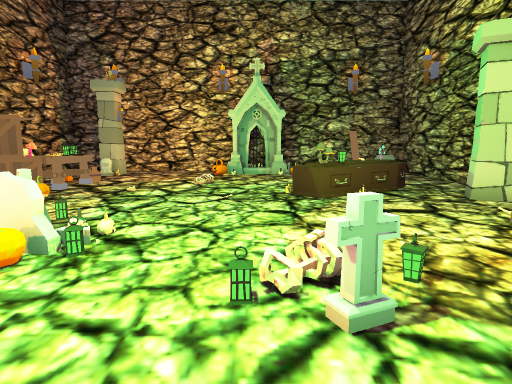
View 1 (above)

16 first-person views from a walk through a scene from a Unity 3-D project. The camera is 1.2 m above the floor, tilts 8° down and sees 75° across. The floor is counted in squares, 1 m on a side. Each view is taken from the middle of a square. On the plan, view 1 faces up. The plan holds only what a view shows up to about 14 squares ahead; the rest is blank. The player is left out.

View 2
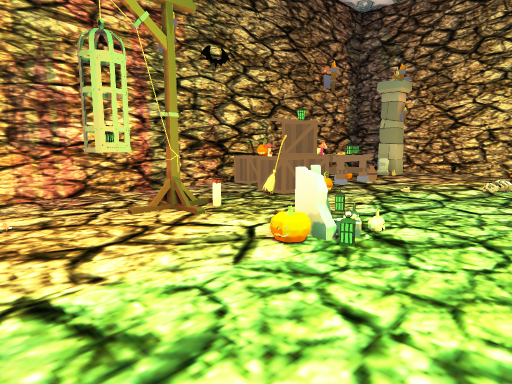

View 3
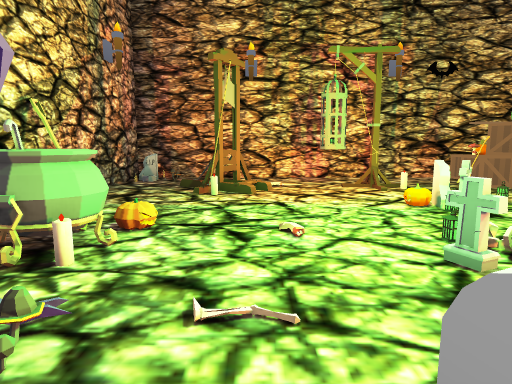

View 4
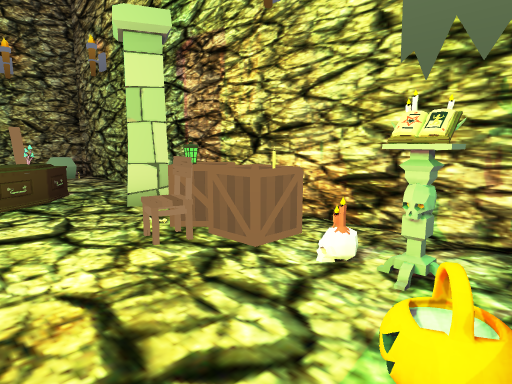

View 5
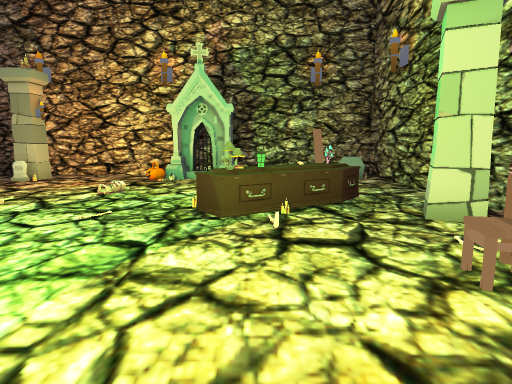

View 6
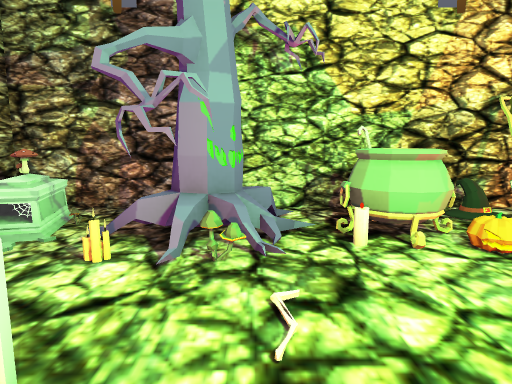

View 7
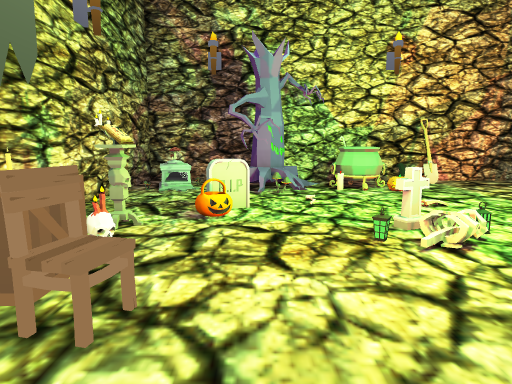

View 8
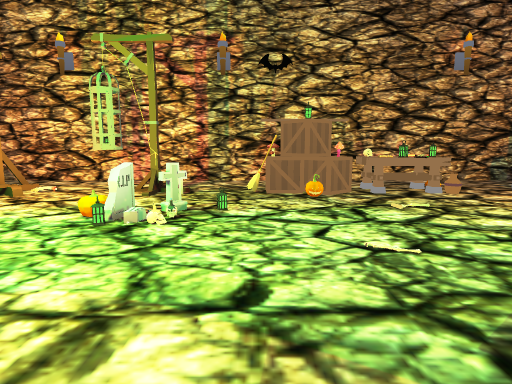

View 9
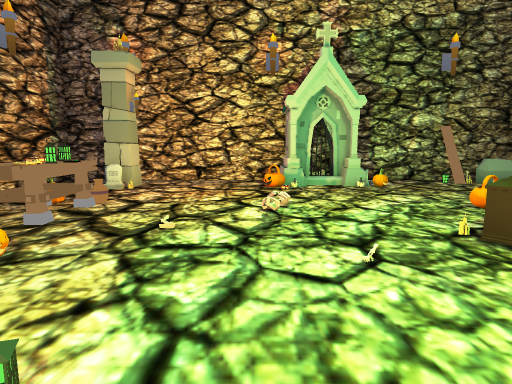

View 10
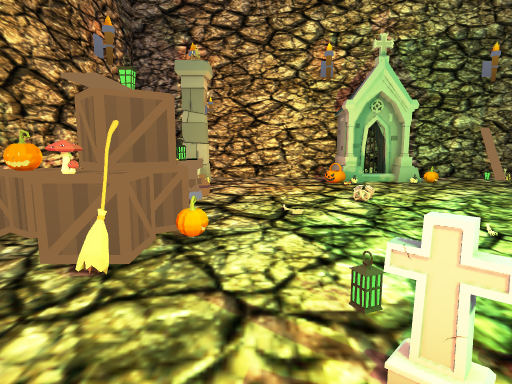

View 11
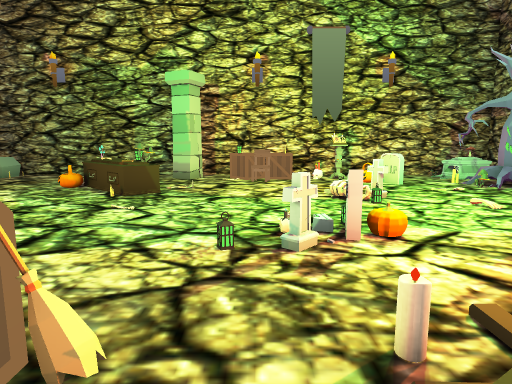

View 12
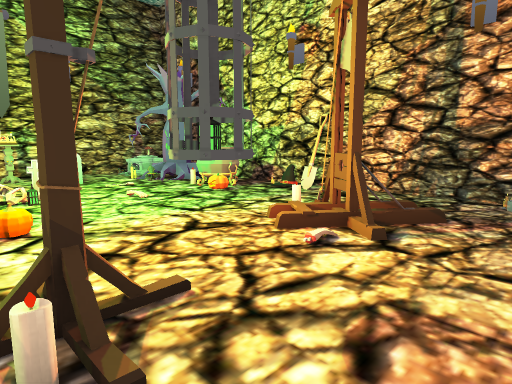

View 13
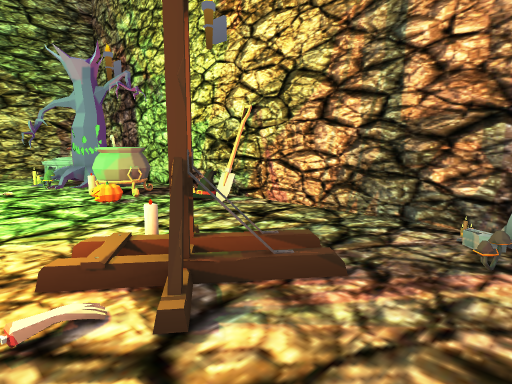

View 14
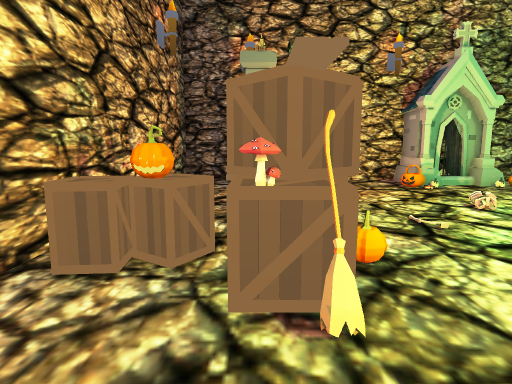

View 15
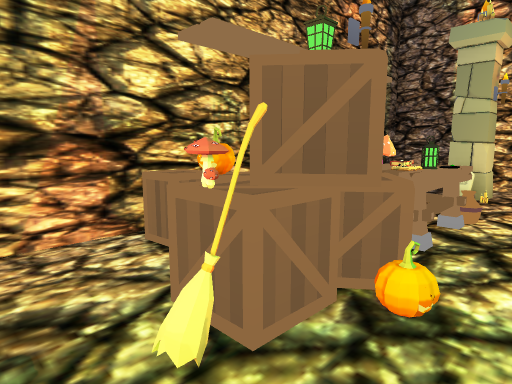

View 16
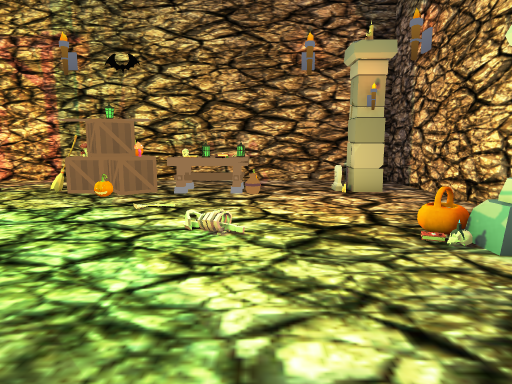

### Floor plan
Points are (right, up) in squares from view 1. A wall is a line through its corners. A room is listed if a view was taken in it or the views show most of it. See-through windows are left out.
Room 1 (views 1, 2, 3, 4, 5, 6, 7, 8, 9, 10, 11, 12, 13, 14, 15, 16)
walls: (5, 2.3) (5.3, 2.3); (4.9, 2.1) (5.4, 2.2); (5, 2.1) (5, 2) (5.3, 2.3); (5.1, 1.8) (4.9, 2); (5.3, 1.8) (5, 2); (4.3, 14.5) (4.3, 15.5); (-7.5, -4.4) (6.6, -4.4) (6.6, 15.5) (-8.4, 15.5) (-8.4, -4.4)
objects: tombstone (-8, -4); box (-8, 7) to (-7, 7); mushroom (-7, -3); pumpkin (-7, 8); other object (-7, 9); other object (-7, 10); other object (-6, -1) to (-5, -1); other object (-6, 2); other object (-6, 2) to (-5, 3); mushroom (-6, 6) to (-6, 7); box (-6, 8); other object (-6, 9); table (-6, 9) to (-5, 11); tombstone (-6, 13); pillar (-6, 14); box (-5, 7); mushroom (-5, 8); other object (-5, 10); shovel (-3, -4); tombstone (-3, 4); tombstone (-3, 5); other object (-1, -3) to (1, -2); other object (-1, 14) to (1, 16); tombstone (1, 2); mushroom (1, 8); tree (2, -3) to (3, -1); mushroom (2, -1); other object (2, 7); other object (2, 8); coffin (2, 8) to (4, 10); tombstone (3, 1) to (4, 1); other object (4, -1); chair (4, 5); other object (4, 10); other object (5, -3); other object (5, -3) to (6, -2); other object (5, 3); other object (5, 4); box (5, 5); box (5, 5) to (6, 6); pillar (5, 7) to (6, 8); rock (5, 14) to (6, 15); other object (6, -2)

Where each view was taken, in squares from view 1:
view 1: 0 up, 0 right, facing up
view 2: 0 up, 0 right, facing up-left
view 3: 0 up, 4 right, facing left
view 4: 1 up, 2 right, facing up-right
view 5: 2 up, 2 right, facing up
view 6: 2 up, 2 right, facing down
view 7: 7 up, 3 right, facing down
view 8: 6 up, 3 right, facing left
view 9: 4 up, 2 left, facing up
view 10: 3 up, 4 left, facing up
view 11: 5 up, 7 left, facing right
view 12: 4 up, 8 left, facing down-right
view 13: 1 up, 8 left, facing down-right
view 14: 4 up, 6 left, facing up
view 15: 5 up, 4 left, facing up-left
view 16: 11 up, 3 right, facing left
